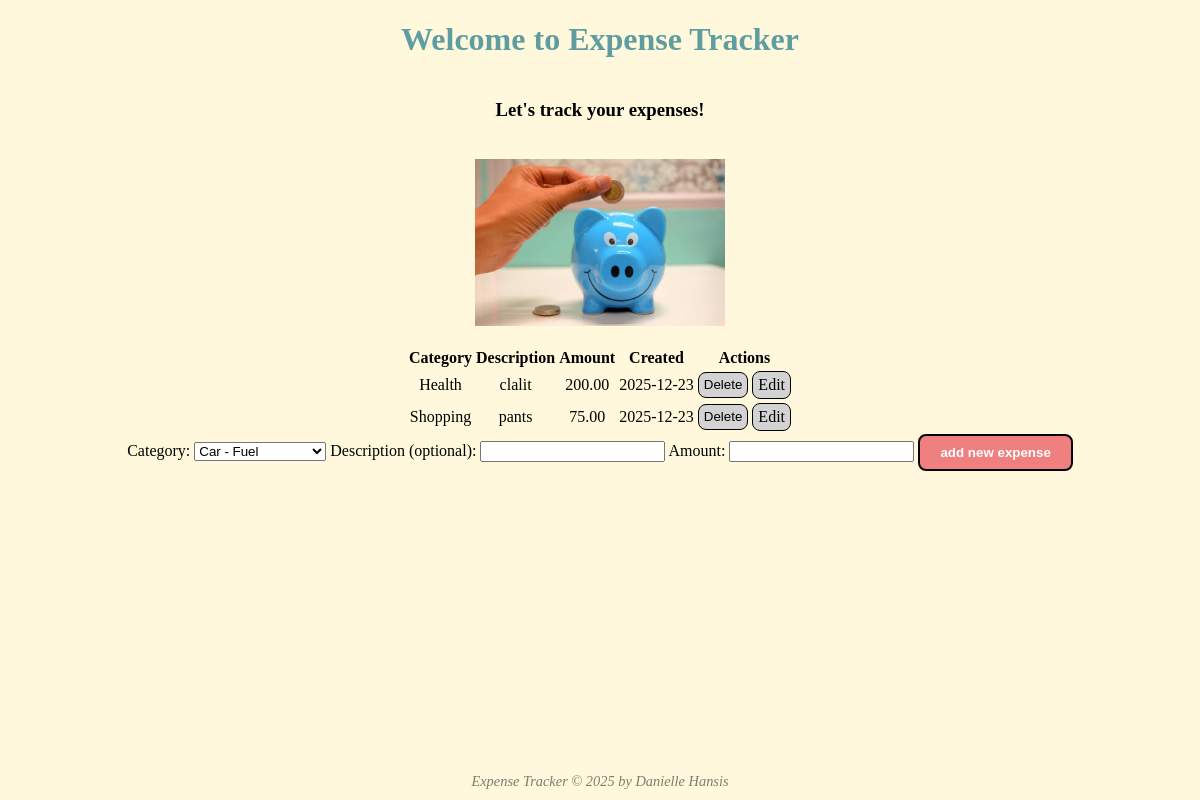
Before: /expenses with the older database file.
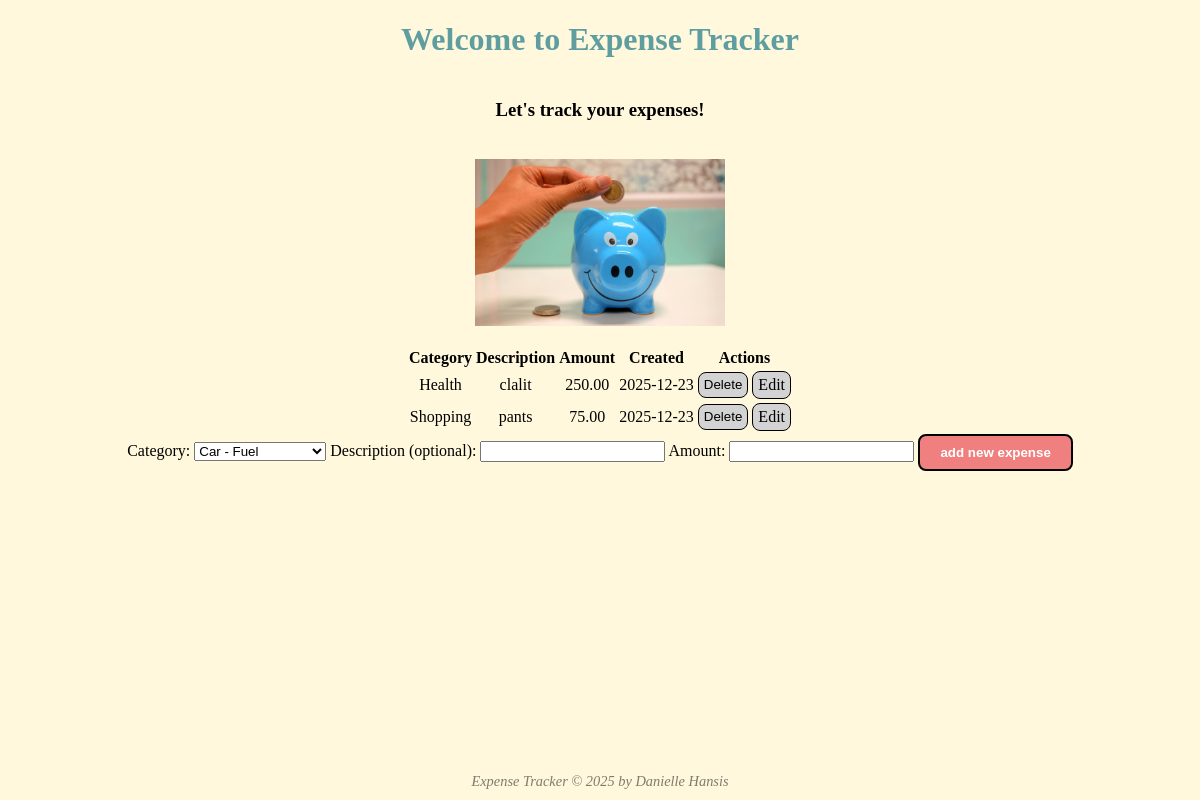
After: the same page with the newer database file.
### app/model.py (models this page shows, shortened)
class Expense(db.Model):
    __tablename__ = "expenses"
    id = db.Column(db.Integer, primary_key=True)
    amount = db.Column(db.Numeric(10, 2), nullable=False)
    created = db.Column(db.DateTime(timezone=True), nullable=False,
                        default=lambda: datetime.now(timezone.utc))
    description = db.Column(db.String(255), nullable=True)
    user_id = db.Column(db.Integer, db.ForeignKey("users.id"), nullable=True) # TODO- change to false, when auth is activated
    category_id = db.Column(db.Integer, db.ForeignKey("categories.id"), nullable=False)
    user = db.relationship("User", back_populates="expenses")
    category = db.relationship("Category", back_populates="expenses")

class Category(db.Model):
    __tablename__ = "categories"
    id = db.Column(db.Integer, primary_key=True)
    name = db.Column(db.String(50), unique=True, nullable=False)
    expenses = db.relationship("Expense", back_populates="category")

### app/app.py (the view)
@app.get("/expenses")
def expenses_get_route():
    return functions.expenses_get()

### app/functions.py (called while the page is built)
def get_demo_user() -> User:
    user = User.query.filter_by(user_name="demo").first()
    if user is None:
        raise RuntimeError("user not found")
    return user

def expenses_get():
    user = get_demo_user()
    expenses = Expense.query.filter_by(user_id=user.id).order_by(Expense.created).all()
    categories = Category.query.order_by(Category.name).all()
    return render_template("index.html", expenses=expenses, categories=categories)

### templates/index.html (shortened to what this page needs)
{% extends 'base.html' %}
{% block head %}
    <link rel="stylesheet" href="{{ url_for('static', filename='index.css') }}">
{% endblock %}
{% block body %}
    <h1>Welcome to Expense Tracker</h1>
    <h3>Let's track your expenses!</h3>
    <img src="{{ url_for('static', filename='images/piggybank_blue.jpg') }}"
     alt="Blue piggy bank illustration"
     class="small-img">
    <div class="content">
        {% if expenses  | length < 1 %}
        	<h2>START LOGGING!</h2>
        {% else %}
            <table>
                <tr>
                    <th>Category</th>
                    <th>Description</th>
                    <th>Amount</th>
                    <th>Created</th>
                    <th>Actions</th>
                </tr>
                {% for expense in expenses %}
                    <tr>
                      <td>{{ expense.category.name if expense.category else "Uncategorized" }}</td>
                      <td>{{ expense.description or "" }}</td>
                      <td>{{ "%.2f"|format(expense.amount) }}</td>
                      <td>{{ expense.created.strftime("%Y-%m-%d") }}</td>
                      <td>
                        <form action="{{ url_for('expenses_delete_route', id=expense.id) }}"
                              method="POST"
                              style="display:inline;">
                          <button type="submit" class="btn2">Delete</button>
                        </form>
                        <a class="btn2" href="{{ url_for('expenses_edit_route', id=expense.id) }}">Edit</a>
                      </td>
                    </tr>
                {% endfor %}
            </table>
        {% endif %}
    </div>
    <div>
        <form action="{{ url_for('expenses_post_route') }}" method="POST">
            <label for="category_id">Category:</label>
            <select name="category_id" id="category_id" required>
                {% for category in categories %}
                    <option value="{{ category.id }}">{{ category.name }}</option>
                {% endfor %}
            </select>
            <label for="description">Description (optional):</label>
            <input type="text" name="description" id="description">
            <label for="amount">Amount:</label>
            <input type="number" name="amount" id="amount" step="0.01" required>
            <input type="submit" value="add new expense" id="btn_add" class="btn1">
        </form>
    </div>
{% endblock %}

### templates/base.html (shortened to what this page needs)
<!DOCTYPE html>
<html lang="en">
<head>
    <link rel="stylesheet" href="{{ url_for('static', filename='index.css') }}">
    {% block head %}{% endblock %}
</head>
<body>
    {% block body %}{% endblock %}
    <footer class="watermark">
        Expense Tracker © 2025 by Danielle Hansis
    </footer>
</body>
</html>

### static/index.css (style rules this page uses)
body { background-color: cornsilk; display: flex; flex-direction: column; align-items: center; margin: 0; text-align: center; }
h1 { color: cadetblue; }
.btn1 { display: inline-block; padding: 10px 20px; background-color: lightcoral; color: white; font-weight: bold; text-decoration: none; border-radius: 8px; cursor: pointer; transition: background-color 0.2s ease; line-height: 1; vertical-align: middle; border: 2px solid black; outline: none; appearance: none; -webkit-appearance: none; }
.btn2 { display: inline-block; padding: 5px 5px; background-color: lightgray; color: black; font-weight: normal; text-decoration: none; border-radius: 8px; cursor: pointer; transition: background-color 0.2s ease; line-height: 1; vertical-align: middle; border: 1px solid black; outline: none; appearance: none; -webkit-appearance: none; }
.small-img { width: 250px; height: auto; display: block; margin: 20px 0; }
.watermark { position: fixed; bottom: 10px; left: 0; width: 100%; text-align: center; font-size: 0.9rem; color: rgba(0, 0, 0, 0.5); font-style: italic; user-select: none; }

Changed rows visible on the page:
changed Expense "clalit": amount "200.00" → "250.00"
